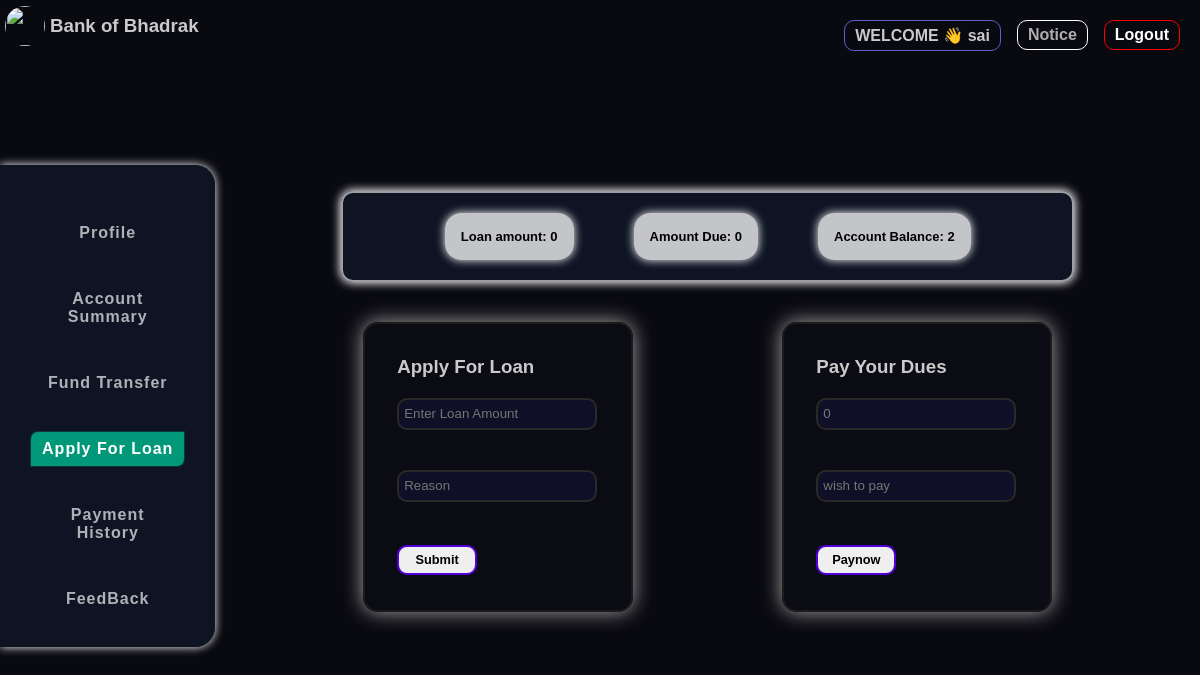
The app's page /components/customer/loan_apply.php (signed in) with its own data.
### tables this page shows
CREATE TABLE `useraccounts` (
  `uname` varchar(50) NOT NULL,
  `password` varchar(50) NOT NULL,
  `aadhaarno` bigint(11) NOT NULL,
  `panno` varchar(50) NOT NULL,
  `name` varchar(50) NOT NULL,
  `email` varchar(50) NOT NULL,
  `mobno` bigint(20) NOT NULL,
  `crn` bigint(20) NOT NULL,
  `accountno` bigint(20) NOT NULL,
  `balance` bigint(20) NOT NULL DEFAULT 0,
  `loanamt` int(11) NOT NULL,
  `loandue` int(11) NOT NULL,
  `acctype` varchar(20) NOT NULL,
  `city` varchar(50) NOT NULL,
  `address` varchar(100) NOT NULL,
  `source` varchar(50) NOT NULL,
  `branch` varchar(50) NOT NULL,
  `date` date NOT NULL,
  `status` varchar(20) NOT NULL DEFAULT 'INACTIVE'
);

### components/customer/loan_apply.php (the view, shortened to what this page needs)
<html lang="en">
<head>
    <link rel="stylesheet" href="style.css">
</head>
        <?php
            require "function.php";
            $userId=$_SESSION['userId'];
            $sql="SELECT * FROM useraccounts WHERE uname='$userId'";
            $result=mysqli_query($conn,$sql);
            $row=mysqli_fetch_array($result);
            $balance=$row['balance'];
            $due=$row['loandue'];
            $loanamount=$row['loanamt'];
        ?>
<body>
    <nav>
        <div class="logo">
        <a href="#"><img src="https://media.licdn.com/dms/image/D4D0BAQH3yDpggvrleQ/company-logo_200_200/0/1687778014361?e=2147483647&v=beta&t=zvfzlAMBSEZcBi_ybuqdjO2ZERRgKBLOiTXbchBupow" alt=""></a>
        <h3>Bank of Bhadrak</h3>
        </div>
        <div class="icons">
            <ul>
            <li id="welcome">WELCOME 👋 <?php echo $userId ?></li>
            <a href="show_notice.php"><li>Notice</li></a>
            <a href="/bankdemo/logout.php"><li id="logout">Logout</li></a>
            </ul>
        </div>
    </nav>
    <main>
        <div class="dashboard">
            <ul class="elem">
                <a href="profile.php"><li>Profile</li></a>
                <a href="customer_dashboard.php"><li>Account Summary</li></a>
                <a href="fund_transfer.php"><li>Fund Transfer</li></a>
                <a href="loan_apply.php"><li  style="background:#009879; color:white;">Apply For Loan</li></a>
                <a href="payment_history.php"><li>Payment History</li></a>
                <a href="feedback.php"><li>FeedBack</li></a>
            </ul>
        </div>
        <div class="hero">
            <div class="column">
                <div class="row">
                    <div>
                        Loan amount: <?php echo $loanamount ?>
                    </div>
                </div>
                <div class="row">
                    <div>
                        Amount Due: <?php echo $due ?>
                    </div>
                </div>
                <div class="row">
                    <div>
                        Account Balance: <?php echo $balance ?>
                    </div>
                </div>
            </div>
            <div class="loan">
                <div class="applyForLoan">
                <form class="form table" action="" method="post">
                    <h3>Apply For Loan</h3>
                    <input type="number" name="lamount" id="lamount" placeholder="Enter Loan Amount">
                    <input type="text" name="reason" placeholder="Reason">
                    <button name="apply">Submit</button>
                </form>
                </div>
                <div class="payDue">
                <form class="form table" action="" method="post">
                <h3>Pay Your Dues</h3>
                <input type="numbere" name="dueamount" id="dueamount" placeholder="<?php echo $due?>" disabled>
                <input type="number" name="amount" placeholder="wish to pay">
                <button name="pay">Paynow</button>
            </form>
                </div>
            </div>
        </div>
</body>
</html>

### components/customer/style.css (style rules this page uses)
* { margin:0; padding:0; font-family:'Poppins',sans-serif; }
body { background-color: rgb(9, 9, 16); color:rgb(202, 202, 202); }
nav { display:flex; justify-content: space-between; }
nav .logo { display:flex; align-items: center; }
nav .logo img { height:40px; width:40px; padding:5px; border-radius: 30px; }
main { display:flex; height:80vh; justify-content: space-evenly; align-items: center; }
img { width:50%; }
.table { display:flex; flex-direction: column; gap:20px; padding:50px; background-color: rgba(13, 13, 22, 0.737); border:2px solid rgb(28, 26, 26); border-radius: 15px; box-shadow: 0 0 20px rgb(172, 166, 166); }
.hero .table { transform: translateX(-60px); }
a { text-decoration: none; color:rgba(255, 255, 255, 0.676); }
.form { display: flex; flex-direction: column; padding:10px; }
input , select { border:2px solid rgb(43, 40, 40); border-radius: 10px; height:2rem; width:200px; margin-bottom: 20px; padding:0 5px 0 5px; color:white; margin-right: 2px; background-color: rgb(15, 15, 40);; }
button { width:80px; align-self: first baseline; border-radius: 10px; height:30; font-size: 0.8rem; font-weight: 600; margin:3px 0 3px 0; border:2px solid rgb(84, 0, 220); cursor:pointer; transition: all ease 0.2s; }
main { padding:0; margin:0; justify-content: space-between; }
.dashboard { display:flex; margin-top:30px; flex-direction: column; padding:10px; backdrop-filter: blur(16px) saturate(180%); -webkit-backdrop-filter: blur(16px) saturate(180%); background-color: rgba(17, 25, 40, 0.75); box-sizing: border-box; box-shadow: 0 0 10px white; border-top-right-radius:20px ; border-bottom-right-radius: 20px; text-align: center; font-weight: 700; letter-spacing: 1; transform: translate(0,20px); }
.dashboard .elem { display:flex; flex-direction: column; gap:10px; padding:20px; }
.dashboard .elem li { border-bottom-right-radius: 8px; border-top-left-radius: 8px; }
li { list-style-type: none; margin-top: 20px; }
.elem li { padding:0.5rem; border:1px solid rgba(17, 25, 40, 0.75); }
.hero { display: flex; flex-direction: column; justify-content: center; align-items: center; width:90vw; margin-top: 10vh; height: 100%; }
.hero .column { display:flex; flex-wrap: wrap; gap:5vw; backdrop-filter: blur(16px) saturate(180%); -webkit-backdrop-filter: blur(16px) saturate(180%); background-color: rgba(17, 25, 40, 0.75); border-radius: 12px; border: 2px solid rgba(255, 255, 255, 0.598); box-shadow: 0 0 10px 1px white; padding: 20px; margin-bottom: 20px; width:70%; }
.hero .column .row { display:flex; gap:0.5rem; font-size:13px; background-color: rgba(255, 255, 255, 0.758); padding:1rem; border-radius: 16px; box-shadow: 0 0 10px white; color:black; align-items: center; font-weight: 600; cursor: pointer; }
nav .icons { padding-right: 20px; }
nav .icons ul { display: flex; flex-direction: row; gap:1rem; }
nav .icons ul li { padding:5px; border:1px solid white; padding: 5px 10px 5px 10px; }
nav .icons ul li { border-radius: 10px; font-weight: 600; }
nav .icons ul #welcome { border: 1px solid slateblue; }
#logout { color:white; border: 1px solid red; }
.row { font-size:14px; padding:4px; }

### components/customer/loan_apply.php (style rules this page uses)
.table { padding:2rem; align-content:center; }
.column { justify-content:center; align-items:center; }
.loan { display:flex; justify-content:space-between; width:70%; transform:translateX(60px); margin:20px; }

### records on screen
useraccounts: loanamt "0", loandue "0", balance "2", dueamount "0"

### other values on screen
$userId "sai"
